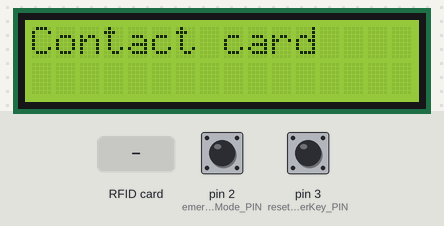
Bench run of a sketch on a simulated Arduino Uno, built with avr-gcc and run on an emulated ATmega328P. Parts: 16×2 character LCD. Inputs (shaded band) come from the test bench; at power-on: pin 2 (emergencyMode_PIN) HIGH, pin 3 (resetMasterKey_PIN) HIGH.

Above: at 1.3 s.
1.4 s: pin 2 (emergencyMode_PIN) pulled LOW for 0.15 s
At 2.3 s:
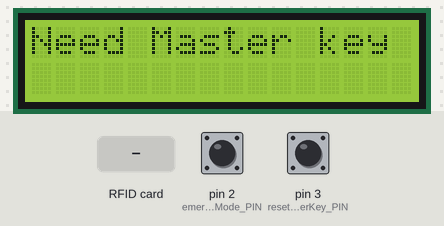
3.0 s: pin 3 (resetMasterKey_PIN) pulled LOW for 0.15 s
At 3.8 s:
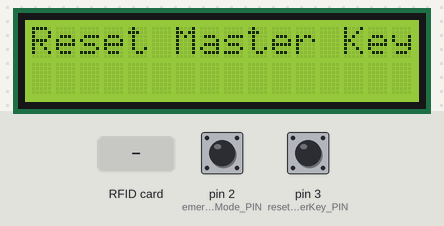
4.6 s: RFID card 5E 7A 19 C4 held to the reader
At 6.9 s:
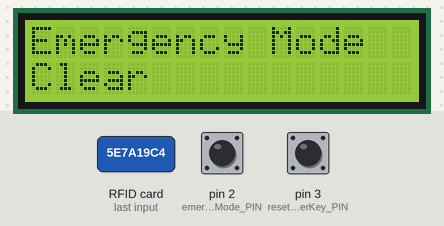
7.2 s: pin 2 (emergencyMode_PIN) pulled LOW for 1 s
At 7.9 s:
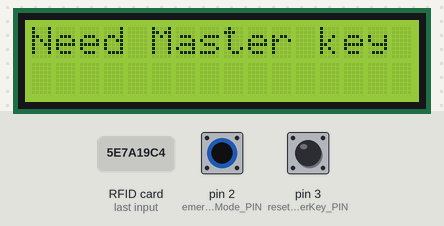
9.7 s: pin 3 (resetMasterKey_PIN) pulled LOW for 1 s
At 10.1 s:
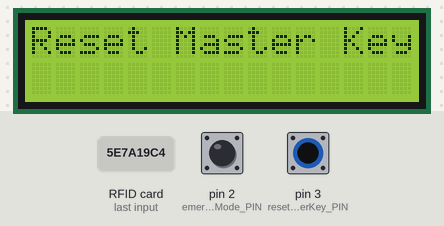
Timing chart, 0 to 12.7 s (numbered marks = the images above; inputs shaded):
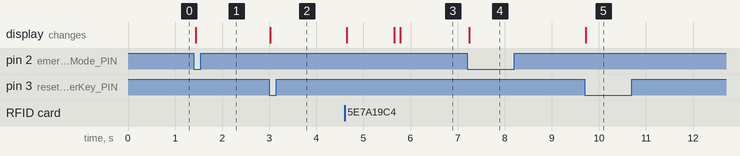

The sketch:

tx.ino
```cpp
#include <LiquidCrystal_I2C.h>
#include <SoftwareSerial.h>
#include <SPI.h>
#include <MFRC522.h>
#include <Wire.h>
#define SS_PIN 10 // spi 통신을 위한 SS(chip select)핀 설정
#define RST_PIN 4 // 리셋 핀 설정

int emergencyMode_PIN = 2; // 비상 모드 키 입력
int resetMasterKey_PIN = 3; // 마스터키 리셋 핀
MFRC522 rfid(SS_PIN, RST_PIN); // 'rfid' 이름으로 클래스 객체 선언
MFRC522::MIFARE_Key key;
SoftwareSerial P_Serial(6, 7); // 6번 : tx, 7번 : rx
byte masterKey[4] = {109, 4, 12, 50}; // 마스터 키 번호
LiquidCrystal_I2C lcd(0x3F, 16, 2); // lcd 출력 핀
char strR[5]; // 수신단에서 보낸 값을 저장
char* nuidR[2];

byte nuidPICC[4];   // 카드 ID들을 저장(비교)하기 위한 변수 선언

unsigned long pre_time = 0; // 채터링 방지
unsigned long cur_time = 0;

void setup() {
  Serial.begin(9600); // 화면 출력 0, 1
  P_Serial.begin(9600); // 시리얼 통신 시작
  SPI.begin(); // SPI 통신 시작
  pinMode(emergencyMode_PIN, INPUT_PULLUP); // 비상 모드 핀
  pinMode(resetMasterKey_PIN, INPUT_PULLUP); // 마스터키 리셋 핀
  attachInterrupt(digitalPinToInterrupt(emergencyMode_PIN), emergencyMode, FALLING); // 비상 모드 함수
  attachInterrupt(digitalPinToInterrupt(resetMasterKey_PIN), resetMasterKey, FALLING); // 마스터 키 변경 모드 함수
  rfid.PCD_Init(); // RFID(MFRC522) 초기화
  for (byte i = 0; i < 6; i++) { // ID값 초기화
    key.keyByte[i] = 0xFF;
  }
  lcd.init(); // lcd 초기화
  lcd.backlight();
  lcd.setCursor(0,0);
  lcd.print("Contact card");
}

void loop() {
  if ( ! rfid.PICC_IsNewCardPresent()) // 카드 접촉이 있을 때만 다음 단계로 넘어감
    return;

  if ( ! rfid.PICC_ReadCardSerial()) // 카드 읽힘이 제대로 되면 다음으로 넘어감
    return;

  MFRC522::PICC_Type piccType = rfid.PICC_GetType(rfid.uid.sak);

  if (piccType != MFRC522::PICC_TYPE_MIFARE_MINI && // MIFARE 방식의 카드인지 확인 루틴
    piccType != MFRC522::PICC_TYPE_MIFARE_1K &&
    piccType != MFRC522::PICC_TYPE_MIFARE_4K) {
    lcd.clear();
    lcd.setCursor(0,0);
    lcd.print("Wrong Card Type");
    return;
  }

  // 이전 인식된 카드와 다른, 혹은 새카드가 인식되면
  if (rfid.uid.uidByte[0] != nuidPICC[0] || rfid.uid.uidByte[1] != nuidPICC[1] || rfid.uid.uidByte[2] != nuidPICC[2] || rfid.uid.uidByte[3] != nuidPICC[3] ) {
    for (byte i = 0; i < 4; i++) { // 고유아이디(UID) 값을 저장한다.
      nuidPICC[i] = rfid.uid.uidByte[i];
    }
  }
  rfid.PICC_HaltA();
  rfid.PCD_StopCrypto1();

 // 수신단에 RFID값 전송
  String sensing0 = (String)"8"; // 데이터 타입 확인 (8 : 일반 송신, 9 : 마스터키 변경)
  String sensing1 = (String)nuidPICC[0];
  String sensing2 = (String)nuidPICC[1];
  String sensing3 = (String)nuidPICC[2];
  String sensing4 = (String)nuidPICC[3]; // 통신할때는 ASC로 바뀌기 때문에 바꿈
  String sensingsum = sensing0 + "@" + sensing1 + "@" + sensing2 + "@" + sensing3 + "@" + sensing4;
  P_Serial.print(sensingsum);
  P_Serial.println();

 // 수신단에서 결과값을 다시 보내줌
  String str1R; // 수신단 입력값
  if(P_Serial.available()){
    int i = 0;
    char*ptr = NULL;
    while (P_Serial.available()) {
      str1R = P_Serial.readStringUntil('\n');
    }
    str1R.toCharArray(strR, str1R.length());
    ptr = strtok(strR, "@");
    while (ptr != NULL) {
      nuidR[i++] = ptr;
      ptr = strtok(NULL, "@");
    }
    if(atoi(nuidR[0])==1){ // 결과값으로 lcd에 문 개폐여부 출력 (1 : 열림 / 2 : 닫힘)
      lcd.clear();
      lcd.setCursor(0,0);
      lcd.print("Door is Open");
    } else if(atoi(nuidR[0])==2){
      lcd.clear();
      lcd.setCursor(0,0);
      lcd.print("Door is Close");
    }
  }
}

// 비상 모드 함수 (버튼을 누르면 마스터키 초기화, 이후 마스터키 저장번호와 대조후 판별)
void emergencyMode() {
  cur_time = millis();
  if (cur_time - pre_time >= 300) {
    interrupts();
    pre_time = cur_time;
    for (int i = 0; i < 4; i++) {
      nuidPICC[i] = 0;
    }
    while (1) {  // 마스터키 재입력
      if (masterKey[0] == nuidPICC[0] && masterKey[1] == nuidPICC[1] && masterKey[2] == nuidPICC[2] && masterKey[3] == nuidPICC[3]) {
        lcd.clear();
        lcd.setCursor(0,0);
        lcd.print("Emergency Mode");
        lcd.setCursor(0,1);
        lcd.print("Clear");
        delay(1000);
        return;
      } else if (rfid.PICC_IsNewCardPresent()) {
        rfid.PICC_ReadCardSerial();
        for (byte i = 0; i < 4; i++) {
          nuidPICC[i] = rfid.uid.uidByte[i];
        }
      } else {  // 마스터키 입력이 안될경우 반복
        lcd.clear();
        lcd.setCursor(0,0);
        lcd.print("Need Master key");
        delay(100);
      }
    }
  }
}

// 마스터키 초기화 함수
void resetMasterKey() {
  cur_time = millis();
  if (cur_time - pre_time >= 300) {
    interrupts();
    pre_time = cur_time;
    lcd.clear();
    lcd.setCursor(0,0);
    lcd.print("Reset Master Key");
    int print = 0;
    for (int i = 0; i < 4; i++) {
      nuidPICC[i] = 0;
    }
    while (1) {
      delayMicroseconds(100);
      if (rfid.PICC_IsNewCardPresent() && rfid.PICC_ReadCardSerial()) {
        for (byte i = 0; i < 4; i++) {
          nuidPICC[i] = rfid.uid.uidByte[i];
        }
        for (int i = 0; i < 4; i++) { // 새로운 마스터키 입력 받음
          masterKey[i] = nuidPICC[i];
        }
        print = 1;
        break;
      }
    }
    if (print) {
      String ChangeSensing0 = (String) "9";  // 데이터 타입 확인
      String ChangeSensing1 = (String)nuidPICC[0];
      String ChangeSensing2 = (String)nuidPICC[1];
      String ChangeSensing3 = (String)nuidPICC[2];
      String ChangeSensing4 = (String)nuidPICC[3];
      String ChangeSensingsum = ChangeSensing0 + "@" + ChangeSensing1 + "@" + ChangeSensing2 + "@" + ChangeSensing3 + "@" + ChangeSensing4;
      P_Serial.print(ChangeSensingsum); // 변경된 마스터키 송신단에 전송
      P_Serial.println();
      lcd.clear();
      lcd.setCursor(0,0);
      lcd.print("Reset Master Key");
      lcd.setCursor(0,1);
      lcd.print("Done");
      delay(1000);
    }
  }
}
```

Measured:
- after the input at 1.4 s, the display: changes at once (image 1)
- after the input at 3.0 s, the display: changes at once (image 2)
- after the input at 4.6 s, the display: first changes after 0.05 s (image 3 shows a later state)
- after the input at 7.2 s, the display: changes at once (image 4)
- after the input at 9.7 s, the display: changes at once (image 5)
